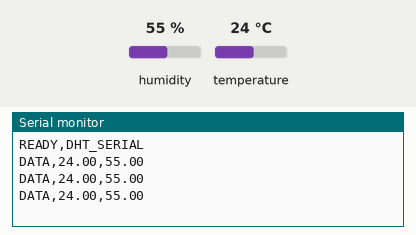
Simulated run of this program. Board: ESP32. On the bench: the last lines printed to the serial monitor. Inputs (shaded band) come from the test bench; at power-on: humidity 55 %, temperature 24 °C.

Above: at 6.8 s.
6.9 s: humidity set to 22 %
At 10.4 s:
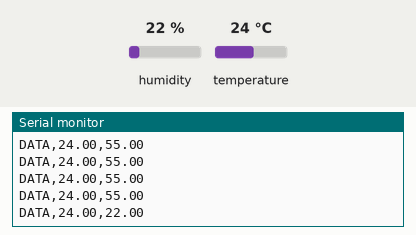
12.3 s: temperature set to 12 °C
At 14.6 s:
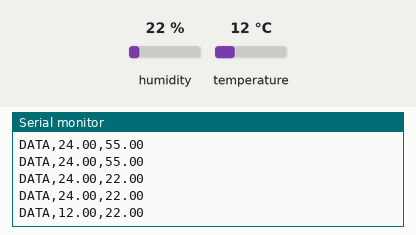
17.7 s: humidity set to 40 %
At 18.8 s:
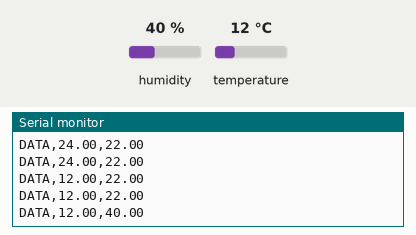
Timing chart, 0 to 20.7 s (numbered marks = the images above; inputs shaded):
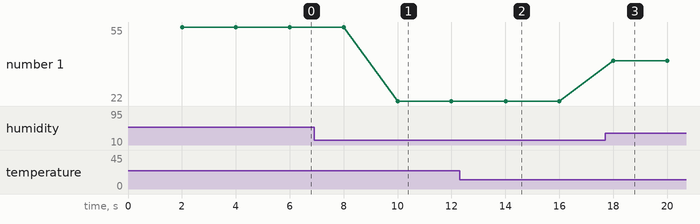

The program:

main.cpp
```cpp
#include <Arduino.h>
#include <DHT.h>

// Stage 1: the smallest complete sensor program.
//
// Wiring:
//   DHT22 VCC  -> ESP32 3V3
//   DHT22 DATA -> ESP32 P16 / GPIO16
//   DHT22 GND  -> ESP32 GND
//
// Serial format: DATA,<temperature_celsius>,<humidity_percent>
// The Python collector depends on this stable comma-separated format.

constexpr uint8_t DHT_PIN = 16;  // NodeMCU P16 / GPIO16
// DHT22 is a slow sensor; reading every two seconds is deliberate.
constexpr uint32_t SAMPLE_INTERVAL_MS = 2000;

// The library handles the DHT22 timing protocol on GPIO16.
DHT dht(DHT_PIN, DHT22);
// millis() timing keeps loop() non-blocking; there is no delay(2000).
uint32_t lastSampleMs = 0;

void setup() {
  // USB serial is the only communication channel in this teaching stage.
  Serial.begin(115200);
  dht.begin();
  Serial.println(F("READY,DHT_SERIAL"));
}

void loop() {
  // Unsigned subtraction continues to work when millis() eventually wraps.
  if (millis() - lastSampleMs < SAMPLE_INTERVAL_MS) {
    return;
  }
  lastSampleMs = millis();

  const float humidity = dht.readHumidity();
  const float temperatureC = dht.readTemperature();

  // A disconnected or mistimed DHT22 returns NaN. Never write an invalid row
  // that looks like a genuine measurement.
  if (isnan(temperatureC) || isnan(humidity)) {
    Serial.println(F("ERROR,DHT_READ"));
    return;
  }

  // Two decimal places are sufficient for this sensor and easy to parse.
  Serial.printf("DATA,%.2f,%.2f\n", temperatureC, humidity);
}
```

Measured:
- after the input at 6.9 s, the serial monitor: prints a new line after 3.1 s (image 1)
- after the input at 12.3 s, the serial monitor: prints a new line after 1.7 s (image 2)
- after the input at 17.7 s, the serial monitor: prints a new line after 0.31 s (image 3)
- plotted number 1: 55 → 22 after the input at 6.9 s, 22 → 40 after the input at 17.7 s
